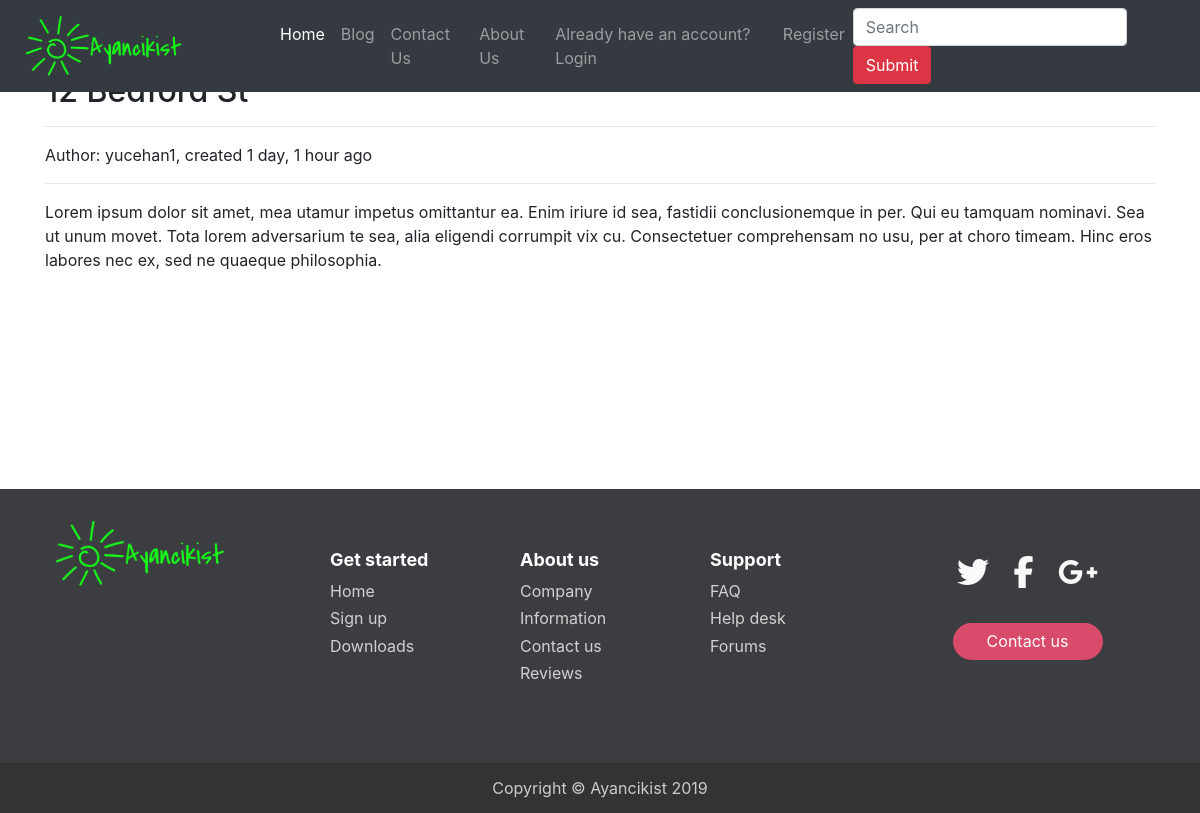
The page /blog/1 on the database its author committed.
### blog/models.py (models this page shows, shortened)
class Post(models.Model):
    author = models.ForeignKey(User, on_delete=models.CASCADE)
    title = models.CharField(max_length=200)
    text = models.TextField()
    published_date = models.DateTimeField(auto_now=True)

### blog/views.py (the view)
# urls.py: path('blog/<int:pk>', PostDetailView.as_view(), name='post-detail'),
class PostDetailView(DetailView):
    model = Post
    def get_context_data(self, **kwargs):
        context = super().get_context_data(**kwargs)
        context['now'] = timezone.now()
        return context

### templates/blog/post_detail.html
{% extends "base.html" %}
{% load humanize %}
{% block content %}
  <h2>{{object.title}}</h2><hr>
  <p>Author: {{object.author}}, created {{object.published_date | timesince}} ago</p><hr>
  <p>{{object.text}}</p>
{% endblock %}

### ayancikist/static/css/footer.css (style rules this page uses)
html { height: 100%; }
body { display: flex; display: -webkit-flex; flex-direction: column; -webkit-flex-direction: column; height: 100%; }

### rows shown on the page
Post: author "yucehan1", published_date "1 day, 1 hour", text "Lorem ipsum dolor sit amet, mea utamur impetus omittantur ea. Enim iriure id sea, fastidii conclusionemque in per. Qui eu tamquam nominavi. Sea ut unum movet. Tota lorem adversarium te sea, alia eligendi corrumpit vix cu. Consectetuer comprehensam no usu, per at choro timeam. Hinc eros labores nec ex, sed ne quaeque philosophia."
